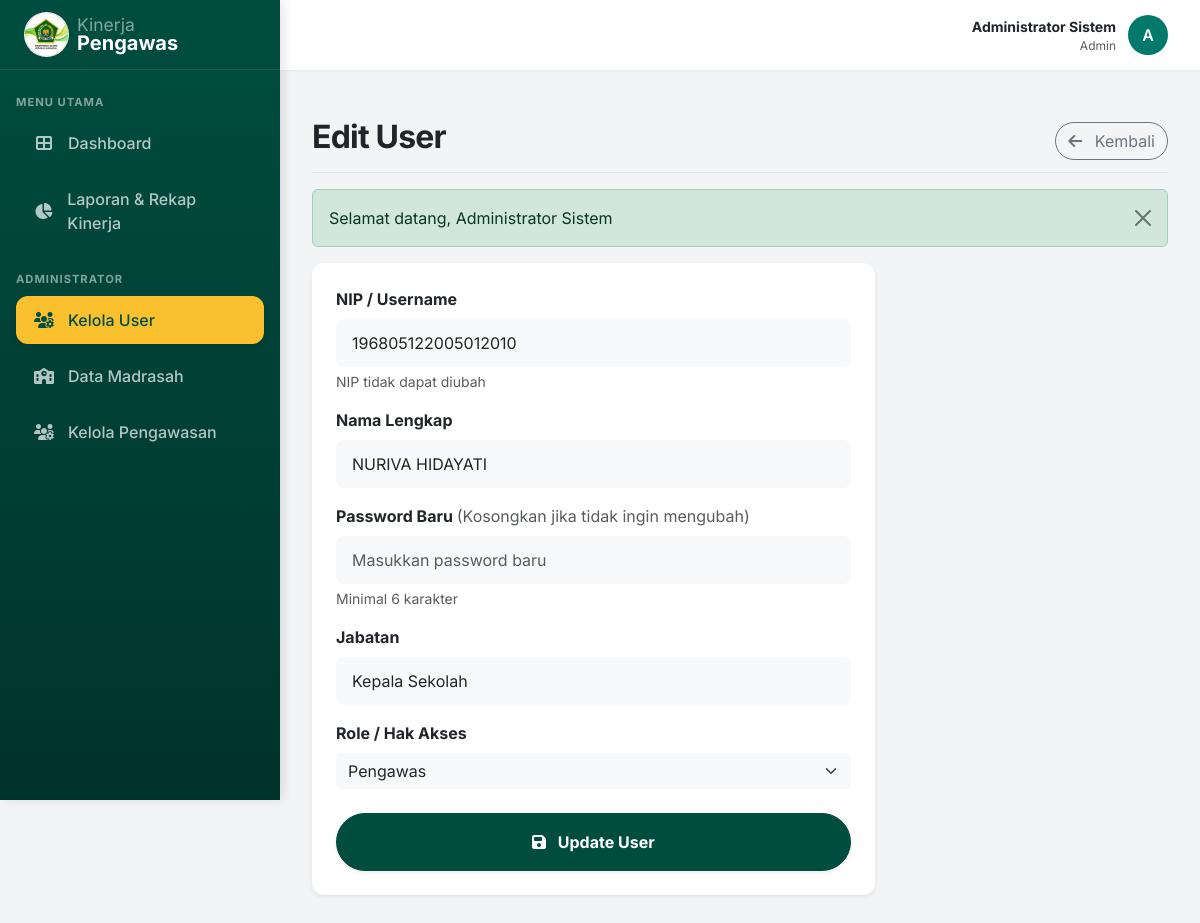
Screenshot of /modules/admin/users/edit.php?id=91 (signed in) with the database file from the repository.
### tables this page shows
CREATE TABLE `users` (
  `id` int NOT NULL,
  `nip` varchar(20) NOT NULL,
  `peg_id` varchar(20) DEFAULT NULL,
  `nama_lengkap` varchar(100) NOT NULL,
  `password` varchar(255) NOT NULL,
  `role` enum('admin','pimpinan','pengawas','pendamping') NOT NULL,
  `jabatan` varchar(100) DEFAULT NULL,
  `created_at` timestamp NOT NULL DEFAULT CURRENT_TIMESTAMP
);

### modules/admin/users/edit.php (the view, shortened to what this page needs)
<?php
require_once __DIR__ . '/../../../core/koneksi.php';
require_once __DIR__ . '/../../../templates/header.php';
require_once __DIR__ . '/../../../templates/sidebar.php';
$id = $_GET['id'] ?? 0;
$query = mysqli_query($conn, "SELECT * FROM users WHERE id = $id");
$data = mysqli_fetch_assoc($query);
?>
<main class="main-content w-100">
    <div class="d-flex justify-content-between flex-wrap flex-md-nowrap align-items-center pt-3 pb-2 mb-3 border-bottom">
        <h1 class="h2 fw-bold text-dark">Edit User</h1>
        <div class="btn-toolbar mb-2 mb-md-0">
            <a href="index.php" class="btn btn-outline-secondary rounded-pill">
                <i class="fas fa-arrow-left me-2"></i> Kembali
            </a>
        </div>
    </div>
    <?php echo flash(); ?>
    <div class="row">
        <div class="col-lg-8">
            <div class="card border-0 shadow-sm">
                <div class="card-body p-4">
                    <form action="aksi.php?act=update" method="POST">
                        <div class="mb-3">
                            <label for="nip" class="form-label fw-bold">NIP / Username</label>
                            <input type="text" class="form-control bg-light border-0" id="nip" name="nip" value="<?php echo $data['nip']; ?>" required readonly>
                            <div class="form-text">NIP tidak dapat diubah</div>
                        </div>
                        <div class="mb-3">
                            <label for="nama_lengkap" class="form-label fw-bold">Nama Lengkap</label>
                            <input type="text" class="form-control bg-light border-0" id="nama_lengkap" name="nama_lengkap" value="<?php echo $data['nama_lengkap']; ?>" required>
                        </div>
                        <div class="mb-3">
                            <label for="password" class="form-label fw-bold">Password Baru <span class="text-muted fw-normal">(Kosongkan jika tidak ingin mengubah)</span></label>
                            <input type="password" class="form-control bg-light border-0" id="password" name="password" placeholder="Masukkan password baru">
                            <div class="form-text">Minimal 6 karakter</div>
                        </div>
                        <div class="mb-3">
                            <label for="jabatan" class="form-label fw-bold">Jabatan</label>
                            <input type="text" class="form-control bg-light border-0" id="jabatan" name="jabatan" value="<?php echo $data['jabatan']; ?>" required>
                        </div>
                        <div class="mb-4">
                            <label for="role" class="form-label fw-bold">Role / Hak Akses</label>
                            <select class="form-select bg-light border-0" id="role" name="role" required>
                                <option value="pengawas" <?php echo ($data['role'] == 'pengawas') ? 'selected' : ''; ?>>Pengawas</option>
                            </select>
                        </div>
                        <div class="d-grid gap-2">
                            <button type="submit" class="btn btn-primary py-3 fw-bold rounded-pill shadow-sm">
                                <i class="fas fa-save me-2"></i> Update User
                            </button>
                        </div>
                    </form>
                </div>
            </div>
        </div>
    </div>
</main>
<?php require_once __DIR__ . '/../../../templates/footer.php'; ?>

### assets/css/style.css (style rules this page uses)
:root { --primary: #004d40; --primary-light: #00796b; --accent: #fbc02d; --bg-body: #f3f4f6; --bg-card: #ffffff; --text-main: #1f2937; --text-muted: #6b7280; --border-color: #e5e7eb; --sidebar-width: 280px; --header-height: 70px; --shadow-sm: 0 1px 2px 0 rgba(0, 0, 0, 0.05); --shadow-md: 0 4px 6px -1px rgba(0, 0, 0, 0.1), 0 2px 4px -1px rgba(0, 0, 0, 0.06); --radius: 0.75rem; }
body { font-family: 'Inter', sans-serif; background-color: var(--bg-body); color: var(--text-main); overflow-x: hidden; }
h1, h2, h3, h4, h5, h6 { font-weight: 700; letter-spacing: -0.025em; }
a { text-decoration: none; }
.card { background: var(--bg-card); border: 1px solid var(--border-color); border-radius: var(--radius); box-shadow: var(--shadow-sm); margin-bottom: 1.5rem; }
.card-body { padding: 1.5rem; }
.btn-primary { background-color: var(--primary); border-color: var(--primary); }
.form-control { border-radius: 0.5rem; padding: 0.75rem 1rem; border-color: var(--border-color); }

### rows the page displays
users: nip "196805122005012010", nama_lengkap "NURIVA HIDAYATI", jabatan "Kepala Sekolah", role "Pengawas"

### other values shown
$user['nama'] "Administrator Sistem"
$user['role'] "Admin"
substr($user['nama'], 0, 1) "A"
$f['message'] "Selamat datang, Administrator Sistem"
